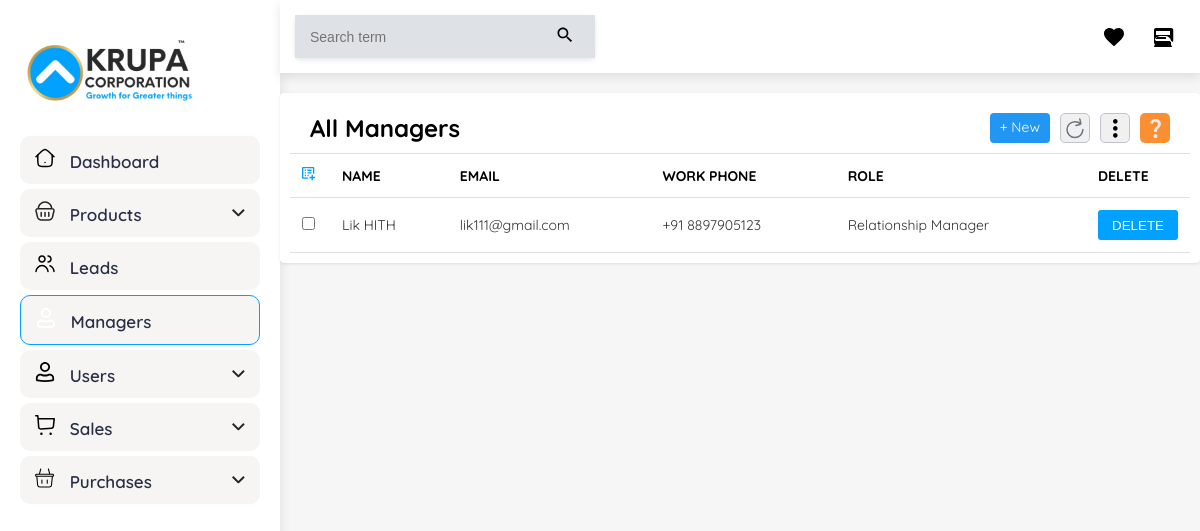
The page /managers/ (signed in) on the database its author committed.
### admin_panel/models.py (models this page shows, shortened)
class Managers(models.Model):
    firstname = models.CharField(max_length=30)
    lastname = models.CharField(max_length=30)
    displayname = models.CharField(max_length=70)
    email = models.EmailField(max_length=100)
    work_phone = models.CharField(max_length=12)
    emergency_phone = models.CharField(max_length=12,null=True,blank=True)
    password = models.CharField(max_length=30)

### admin_panel/views.py (the view)
# urls.py: path('managers/',ManagersView,name="ManagersView"),
@login_required(login_url='/managerlogin/')
def ManagersView(request):
    if request.user.id:
        admin = CustomUser.objects.get(id = request.user.id)
        if not admin.is_staff:
            return HttpResponse('You are not Superadmin')
    managers = Managers.objects.all()
    context = {'managers':managers}
    if request.method == "POST":
        data = request.POST
        deleteit = data.get('id')
        manager = Managers.objects.get(id = deleteit)
        manager.delete()
    return render(request,"Managers.html",context)

### templates/Managers.html (shortened to what this page needs)
<!DOCTYPE html>
<html lang="en">
  <head>
  </head>
  <body>
    <div class="container">
      <aside class="sidebar">
        <img src="images/krupa.svg" alt="Logo" class="logo" />
        <nav style="height: 80vh; display: flex; flex-direction: column">
          <div
            class="nav-item"
            style="display: flex; justify-content: space-between"
          >
            <div>
              <img
                src="images/dashboard-light.svg"
                alt="Dashboard Icon"
                class="icon"
              />
              <span>Dashboard</span>
            </div>
          </div>
          <a href="/adminproducts/" style="text-decoration: none">
            <div class="nav-item" data-dropdown="products-dropdown">
              <div>
                <img
                  src="images/products-dark.svg"
                  alt="Products Icon"
                  class="icon"
                />
                <span>Products</span>
              </div>
              <img src="images/dropdown.svg" alt="Arrow" class="arrow" />
            </div>
          </a>
          <a href="/leadsall/" style="text-decoration: none">
            <div class="nav-item" data-dropdown="leads-dropdown">
              <div>
                <img src="images/leads.svg" alt="Leads Icon" class="icon" />
                <span>Leads</span>
              </div>
            </div>
          </a>
          <div
            class="nav-item drop-active"
            style="display: flex; justify-content: space-between"
          >
            <div>
              <img src="images/manager.svg" alt="Dashboard Icon" class="icon" />
              <span>Managers </span>
            </div>
          </div>
          <div class="nav-item" data-dropdown="users-dropdown">
            <div>
              <img src="images/user-dark.svg" alt="Users Icon" class="icon" />
              <span>Users</span>
            </div>
            <img src="images/dropdown.svg" alt="Arrow" class="arrow" />
          </div>
          <a href="/customerspage/" style="text-decoration: none">
            <div class="nav-item" data-dropdown="sales-dropdown">
              <div>
                <img
                  src="images/sales-dark.svg"
                  alt="Sales Icon"
                  class="icon"
                />
                <span>Sales</span>
              </div>
              <img src="images/dropdown.svg" alt="Arrow" class="arrow" />
            </div>
          </a>
          <div class="nav-item" data-dropdown="purchases-dropdown">
            <div>
              <img
                src="images/purchaces.svg"
                alt="Purchases Icon"
                class="icon"
              />
              <span>Purchases</span>
            </div>
            <img src="images/dropdown.svg" alt="Arrow" class="arrow" />
          </div>
        </nav>
      </aside>
      <main class="main-content">
        <div class="top-bar">
          <div class="search-bar">
            <input type="text" placeholder="Search term" />
            <button>
              <svg class="icon" viewBox="0 0 24 24">
                <path
                  d="M15.5 14h-.79l-.28-.27C15.41 12.59 16 11.11 16 9.5 16 5.91 13.09 3 9.5 3S3 5.91 3 9.5 5.91 16 9.5 16c1.61 0 3.09-.59 4.23-1.57l.27.28v.79l5 4.99L20.49 19l-4.99-5zm-6 0C7.01 14 5 11.99 5 9.5S7.01 5 9.5 5 14 7.01 14 9.5 11.99 14 9.5 14z"
                ></path>
              </svg>
            </button>
          </div>
          <div class="top-icons">
            <svg class="icon" viewBox="0 0 24 24">
              <path
                d="M12 21.35l-1.45-1.32C5.4 15.36 2 12.28 2 8.5 2 5.42 4.42 3 7.5 3c1.74 0 3.41.81 4.5 2.09C13.09 3.81 14.76 3 16.5 3 19.58 3 22 5.42 22 8.5c0 3.78-3.4 6.86-8.55 11.54L12 21.35z"
              ></path>
            </svg>
            <svg class="icon" viewBox="0 0 24 24">
              <path
                d="M20 17.17L18.83 16H5.17l-1.34-1.34C4.54 12.78 7.15 11 10 11h4c2.85 0 5.46 1.78 6.17 4.66l1.26 1.26c.3-.31.57-.65.83-1.02V5c0-1.1-.9-2-2-2H5c-1.1 0-2 .9-2 2v13.17c.31.4.67.77 1.08 1.08L3 21.59V22h18v-.41l-1-1.59zM5 6h14v4H5V6zm0 6h10v2H5v-2z"
              ></path>
            </svg>
          </div>
        </div>
        <div class="cont">
          <div class="header">
            <div class="tabs">
              <h1 style="font-size: 24px; font-weight: 700; color: #000000">
                All Managers
              </h1>
            </div>
            <div class="action-icons" style="display: flex; gap: 10px">
              <a
                href="/addmanagers/"
                class="btn btn-primary"
                style="text-decoration: none"
                >+ New</a
              >
              <a
                style="
                  background-color: #f0f0f0;
                  padding: 3px;
                  height: 30px;
                  width: 30px;
                  display: flex;
                  align-items: center;
                  justify-content: center;
                  border-radius: 5px;
                  border: 1px solid #c2c2cd;
                "
                ><img src="images/refresh.svg" alt=""
              /></a>
              <a
                style="
                  background-color: #f0f0f0;
                  padding: 3px;
                  height: 30px;
                  width: 30px;
                  display: flex;
                  align-items: center;
                  justify-content: center;
                  border-radius: 5px;
                  border: 1px solid #c2c2cd;
                "
                ><img src="images/threedots.svg" alt=""
              /></a>
              <a
                style="
                  background-color: #fc8f31;
                  padding: 3px;
                  height: 30px;
                  width: 30px;
                  display: flex;
                  align-items: center;
                  justify-content: center;
                  border-radius: 5px;
                "
                ><img src="images/question.svg" alt=""
              /></a>
            </div>
          </div>
          <table>
            <thead>
              <tr>
                <th><img src="images/table1.svg" alt="" /></th>
                <th>NAME</th>
                <th>EMAIL</th>
                <th>WORK PHONE</th>
                <th>ROLE</th>
                <th class="search-icon">
                  DELETE
                </th>
              </tr>
            </thead>
            <tbody>
              {% for i in managers %}
              <tr>
                <td class="checkbox-cell"><input type="checkbox" /></td>
                <td data-label="NAME">{{i.displayname}}</td>
                <td data-label="EMAIL">{{i.email}}</td>
                <td data-label="WORK PHONE">+91 {{i.work_phone}}</td>
                <td data-label="ROLE">Relationship Manager</td>
                <form method="post">
                  <td>
                    <button
                      type="submit"
                      style="
                        width: 80px;
                        height: 30px;
                        border-radius: 3px;
                        background-color: #00a1ff;
                        border: none;
                        color: white;
                        cursor: pointer;
                      "
                    >
                      DELETE
                    </button>
                  </td>
                </form>
              </tr>
              {% endfor %}
            </tbody>
          </table>
        </div>
      </main>
    </div>
  </body>
</html>

### templates/Managers.html (style rules this page uses)
* { margin: 0; padding: 0; box-sizing: border-box; }
body { font-family: "Quicksand", sans-serif; background-color: #f6f6f6; color: #333; }
.container { display: flex; min-height: 100vh; }
.sidebar { width: 280px; background-color: #ffffff; color: #292f46; padding: 20px; box-shadow: 0 4px 12px rgba(0, 0, 0, 0.1); transition: all 0.3s ease; }
.logo { width: 100%; max-width: 180px; margin-bottom: 30px; }
.nav-item { display: flex; align-items: center; padding: 12px 15px; margin-bottom: 5px; color: #292f46; text-decoration: none; background-color: #f7f4f4; font-size: 17px; font-weight: 600; border-radius: 10px; cursor: pointer; justify-content: space-between; transition: background-color 0.2s; }
.drop-active { border: 1px solid #00a1ff; }
.icon { width: 20px; height: 20px; margin-right: 10px; }
.arrow { transition: transform 0.3s ease; }
.cont { padding: 10px; }
.top-bar { display: flex; justify-content: space-between; align-items: center; padding: 15px 30px; background-color: #fff; box-shadow: 0 2px 5px rgba(0, 0, 0, 0.1); width: 100%; position: sticky; top: 0; z-index: 999; }
.search-bar { display: flex; background-color: #fff; border-radius: 5px; box-shadow: 0 2px 5px rgba(0, 0, 0, 0.1); width: 300px; }
.search-bar input { flex-grow: 1; padding: 10px 15px; border: none; background-color: #dee2e6; font-size: 14px; outline: none; }
.search-bar button { padding: 10px; background-color: #dee2e6; border: none; cursor: pointer; }
.top-icons { display: flex; gap: 15px; }
.top-icons .icon { width: 24px; height: 24px; cursor: pointer; }
.main-content { flex-grow: 1; transition: margin-left 0.3s ease; }
.top-bar { position: relative; margin-top: 0; margin-left: 0; padding: 15px; background-color: #fff; box-shadow: 0px 4px 10px rgba(0, 0, 0, 0.1); }
.cont { max-width: 1400px; margin: 20px auto; background-color: white; border-radius: 4px; box-shadow: 0 1px 3px rgba(0, 0, 0, 0.1); overflow: hidden; }
.header { display: flex; justify-content: space-between; align-items: center; padding: 10px 20px; border-bottom: 1px solid #e0e0e0; }
.tabs { display: flex; gap: 30px; }
.btn { padding: 5px 10px; border: none; border-radius: 4px; cursor: pointer; font-size: 14px; }
.btn-primary { background-color: #2196f3; color: white; }
table { width: 100%; border-collapse: collapse; }
th, td { text-align: left; padding: 12px; border-bottom: 1px solid #e0e0e0; font-size: 14px; }
th { color: black; font-weight: 700; }
td { color: #333; }
.checkbox-cell { width: 40px; }
.search-icon { width: 40px; }

### rows shown on the page
Managers: displayname "Lik HITH", email "lik111@gmail.com", work_phone "8897905123"
